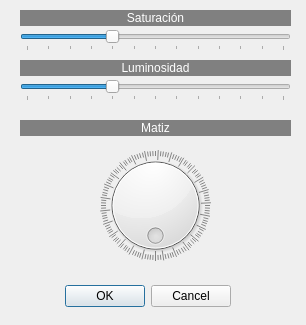
<?xml version="1.0" encoding="UTF-8"?>
<ui version="4.0">
 <class>MatSatLum</class>
 <widget class="QDialog" name="MatSatLum">
  <property name="windowModality">
   <enum>Qt::WindowModality::WindowModal</enum>
  </property>
  <property name="geometry">
   <rect>
    <x>0</x>
    <y>0</y>
    <width>306</width>
    <height>325</height>
   </rect>
  </property>
  <property name="windowTitle">
   <string>Matiz/Saturación/Luminosidad</string>
  </property>
  <widget class="QDialogButtonBox" name="buttonBox">
   <property name="geometry">
    <rect>
     <x>-110</x>
     <y>280</y>
     <width>341</width>
     <height>32</height>
    </rect>
   </property>
   <property name="orientation">
    <enum>Qt::Orientation::Horizontal</enum>
   </property>
   <property name="standardButtons">
    <set>QDialogButtonBox::StandardButton::Cancel|QDialogButtonBox::StandardButton::Ok</set>
   </property>
  </widget>
  <widget class="QLabel" name="label">
   <property name="geometry">
    <rect>
     <x>20</x>
     <y>10</y>
     <width>271</width>
     <height>16</height>
    </rect>
   </property>
   <property name="styleSheet">
    <string notr="true">background-color: rgb(128, 128, 128);
color: rgb(255, 255, 255);</string>
   </property>
   <property name="text">
    <string>Saturación</string>
   </property>
   <property name="alignment">
    <set>Qt::AlignmentFlag::AlignCenter</set>
   </property>
  </widget>
  <widget class="QSlider" name="horizontalSlider_2">
   <property name="geometry">
    <rect>
     <x>20</x>
     <y>80</y>
     <width>271</width>
     <height>21</height>
    </rect>
   </property>
   <property name="minimum">
    <number>0</number>
   </property>
   <property name="maximum">
    <number>300</number>
   </property>
   <property name="value">
    <number>100</number>
   </property>
   <property name="orientation">
    <enum>Qt::Orientation::Horizontal</enum>
   </property>
   <property name="tickPosition">
    <enum>QSlider::TickPosition::TicksBelow</enum>
   </property>
   <property name="tickInterval">
    <number>25</number>
   </property>
  </widget>
  <widget class="QLabel" name="label_2">
   <property name="geometry">
    <rect>
     <x>20</x>
     <y>60</y>
     <width>271</width>
     <height>16</height>
    </rect>
   </property>
   <property name="styleSheet">
    <string notr="true">background-color: rgb(128, 128, 128);
color: rgb(255, 255, 255);</string>
   </property>
   <property name="text">
    <string>Luminosidad</string>
   </property>
   <property name="alignment">
    <set>Qt::AlignmentFlag::AlignCenter</set>
   </property>
  </widget>
  <widget class="QSlider" name="horizontalSlider">
   <property name="geometry">
    <rect>
     <x>20</x>
     <y>30</y>
     <width>271</width>
     <height>21</height>
    </rect>
   </property>
   <property name="minimum">
    <number>0</number>
   </property>
   <property name="maximum">
    <number>300</number>
   </property>
   <property name="pageStep">
    <number>10</number>
   </property>
   <property name="value">
    <number>100</number>
   </property>
   <property name="orientation">
    <enum>Qt::Orientation::Horizontal</enum>
   </property>
   <property name="tickPosition">
    <enum>QSlider::TickPosition::TicksBelow</enum>
   </property>
   <property name="tickInterval">
    <number>25</number>
   </property>
  </widget>
  <widget class="QLabel" name="label_3">
   <property name="geometry">
    <rect>
     <x>20</x>
     <y>120</y>
     <width>271</width>
     <height>16</height>
    </rect>
   </property>
   <property name="styleSheet">
    <string notr="true">background-color: rgb(128, 128, 128);
color: rgb(255, 255, 255);</string>
   </property>
   <property name="text">
    <string>Matiz</string>
   </property>
   <property name="alignment">
    <set>Qt::AlignmentFlag::AlignCenter</set>
   </property>
  </widget>
  <widget class="QDial" name="dial">
   <property name="geometry">
    <rect>
     <x>100</x>
     <y>150</y>
     <width>111</width>
     <height>111</height>
    </rect>
   </property>
   <property name="maximum">
    <number>255</number>
   </property>
   <property name="wrapping">
    <bool>true</bool>
   </property>
   <property name="notchTarget">
    <double>2.000000000000000</double>
   </property>
   <property name="notchesVisible">
    <bool>true</bool>
   </property>
  </widget>
 </widget>
 <resources/>
 <connections>
  <connection>
   <sender>buttonBox</sender>
   <signal>accepted()</signal>
   <receiver>MatSatLum</receiver>
   <slot>accept()</slot>
   <hints>
    <hint type="sourcelabel">
     <x>248</x>
     <y>254</y>
    </hint>
    <hint type="destinationlabel">
     <x>157</x>
     <y>274</y>
    </hint>
   </hints>
  </connection>
  <connection>
   <sender>buttonBox</sender>
   <signal>rejected()</signal>
   <receiver>MatSatLum</receiver>
   <slot>reject()</slot>
   <hints>
    <hint type="sourcelabel">
     <x>316</x>
     <y>260</y>
    </hint>
    <hint type="destinationlabel">
     <x>286</x>
     <y>274</y>
    </hint>
   </hints>
  </connection>
 </connections>
</ui>
